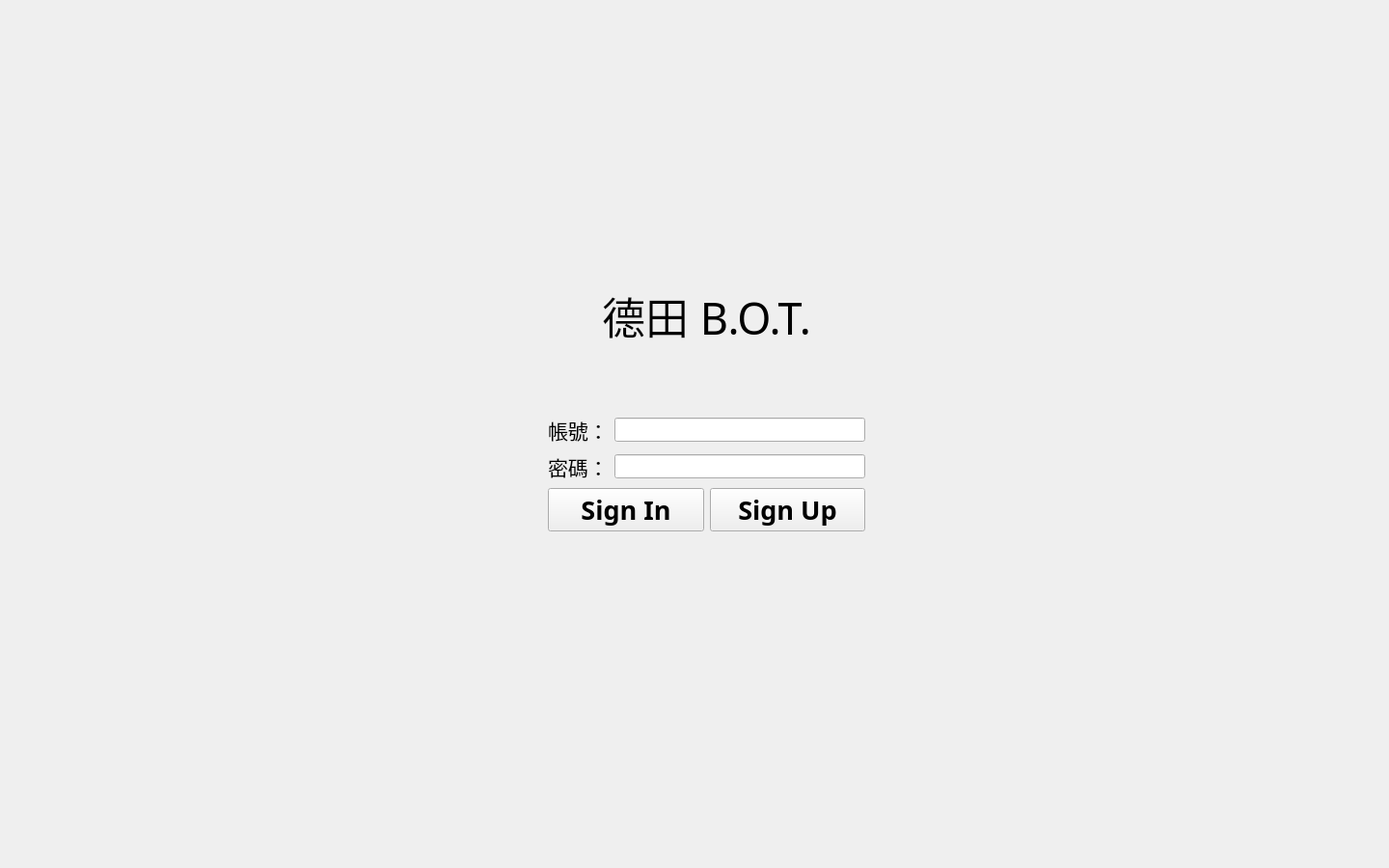
<?xml version="1.0" encoding="UTF-8"?>
<ui version="4.0">
 <class>Form</class>
 <widget class="QWidget" name="Form">
  <property name="geometry">
   <rect>
    <x>0</x>
    <y>0</y>
    <width>1440</width>
    <height>900</height>
   </rect>
  </property>
  <property name="windowTitle">
   <string>Form</string>
  </property>
  <widget class="QWidget" name="verticalLayoutWidget">
   <property name="geometry">
    <rect>
     <x>567</x>
     <y>230</y>
     <width>331</width>
     <height>321</height>
    </rect>
   </property>
   <layout class="QVBoxLayout" name="verticalLayout_3">
    <property name="sizeConstraint">
     <enum>QLayout::SetDefaultConstraint</enum>
    </property>
    <property name="leftMargin">
     <number>1</number>
    </property>
    <property name="rightMargin">
     <number>1</number>
    </property>
    <item>
     <widget class="QLabel" name="label">
      <property name="font">
       <font>
        <family>American Typewriter</family>
        <pointsize>34</pointsize>
       </font>
      </property>
      <property name="text">
       <string>德田 B.O.T.</string>
      </property>
      <property name="alignment">
       <set>Qt::AlignCenter</set>
      </property>
     </widget>
    </item>
    <item>
     <layout class="QHBoxLayout" name="account_layout">
      <item>
       <widget class="QLabel" name="label_2">
        <property name="font">
         <font>
          <pointsize>16</pointsize>
         </font>
        </property>
        <property name="text">
         <string>帳號：</string>
        </property>
       </widget>
      </item>
      <item>
       <widget class="QLineEdit" name="lineEdit">
        <property name="font">
         <font>
          <family>American Typewriter</family>
         </font>
        </property>
        <property name="inputMethodHints">
         <set>Qt::ImhDigitsOnly|Qt::ImhLatinOnly</set>
        </property>
        <property name="maxLength">
         <number>20</number>
        </property>
        <property name="clearButtonEnabled">
         <bool>true</bool>
        </property>
       </widget>
      </item>
     </layout>
    </item>
    <item>
     <layout class="QHBoxLayout" name="password_layout">
      <item>
       <widget class="QLabel" name="label_3">
        <property name="font">
         <font>
          <pointsize>16</pointsize>
         </font>
        </property>
        <property name="text">
         <string>密碼：</string>
        </property>
       </widget>
      </item>
      <item>
       <widget class="QLineEdit" name="lineEdit_2">
        <property name="font">
         <font>
          <family>American Typewriter</family>
         </font>
        </property>
        <property name="inputMethodHints">
         <set>Qt::ImhDigitsOnly|Qt::ImhLatinOnly</set>
        </property>
        <property name="maxLength">
         <number>30</number>
        </property>
        <property name="clearButtonEnabled">
         <bool>true</bool>
        </property>
       </widget>
      </item>
     </layout>
    </item>
    <item>
     <layout class="QHBoxLayout" name="instr_layout">
      <item>
       <widget class="QPushButton" name="signIn_button">
        <property name="font">
         <font>
          <family>.Geeza Pro PUA</family>
          <pointsize>20</pointsize>
          <weight>75</weight>
          <bold>true</bold>
         </font>
        </property>
        <property name="cursor">
         <cursorShape>PointingHandCursor</cursorShape>
        </property>
        <property name="text">
         <string>Sign In</string>
        </property>
       </widget>
      </item>
      <item>
       <widget class="QPushButton" name="signUp_button">
        <property name="font">
         <font>
          <family>.Geeza Pro PUA</family>
          <pointsize>20</pointsize>
          <weight>75</weight>
          <bold>true</bold>
         </font>
        </property>
        <property name="cursor">
         <cursorShape>PointingHandCursor</cursorShape>
        </property>
        <property name="text">
         <string>Sign Up</string>
        </property>
       </widget>
      </item>
     </layout>
    </item>
   </layout>
  </widget>
 </widget>
 <resources/>
 <connections/>
</ui>
